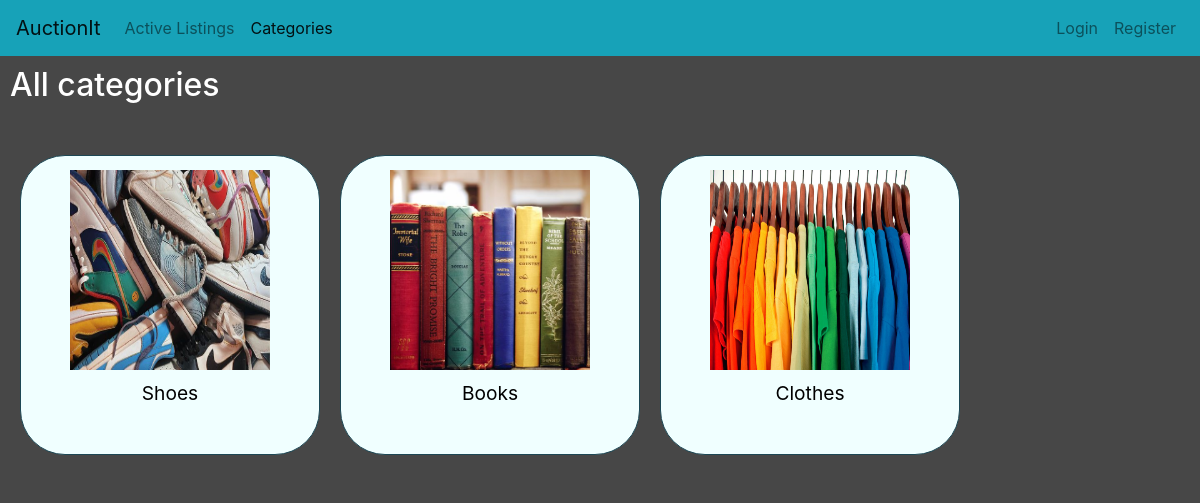
The page /categories on the database its author committed.
### auctions/models.py (models this page shows, shortened)
class Category(models.Model):
    name = models.CharField(max_length=64)
    image = models.ImageField(upload_to="images/",blank=True,null=True)

### auctions/views.py (the view)
# urls.py: path("categories", views.categories, name="categories"),
def categories(request):
    return render(request, "auctions/categories.html", {
        "categories" : Category.objects.all()
    })

### auctions/templates/auctions/categories.html
{% extends "auctions/layout.html" %}
{% block body %}
    <div class="big-main-container">
        <div class="main-page-container">
        <h2 class="title-list">All categories</h2><hr>
            <div class="cat-flex">
                {% for category in categories %}
                    <div class="cat-flex-item">
                        <img src="{{category.image.url}}" height="200px" width="200px" alt="cat-img"/>
                        <a class="cat-link" href="{% url 'categorylistings' category.name %}">{{category.name}}</a>
                        <br>
                    </div>
                {% endfor %}
            </div>
        </div>
    </div>
{% endblock %}

### auctions/static/auctions/styles.css (style rules this page uses)
.main-page-container { padding:10px; display:flex; flex-direction: column; align-items: stretch; background-color: rgb(71, 71, 71) ; height:fit-content; }
.big-main-container { height:100vh; background-color: rgb(71, 71, 71) ; }
.title-list { color:white; }
.cat-flex { display: flex; flex-direction: row; width:100%; flex-wrap:wrap; justify-content:flex-start; }
.cat-flex-item { display:flex; flex-direction: column; border: 0.5px solid rgb(29, 72, 85); border-radius:15%; flex: grow 3; margin:10px; padding:5px; background-color: azure; width:300px; height: 300px; align-items:center; justify-content: space-evenly; }
.cat-link { align-self:center; color:black; font-size: larger; }

### rows shown on the page
Category: image (picture), name "Shoes"
Category: image (picture), name "Books"
Category: image (picture), name "Clothes"
